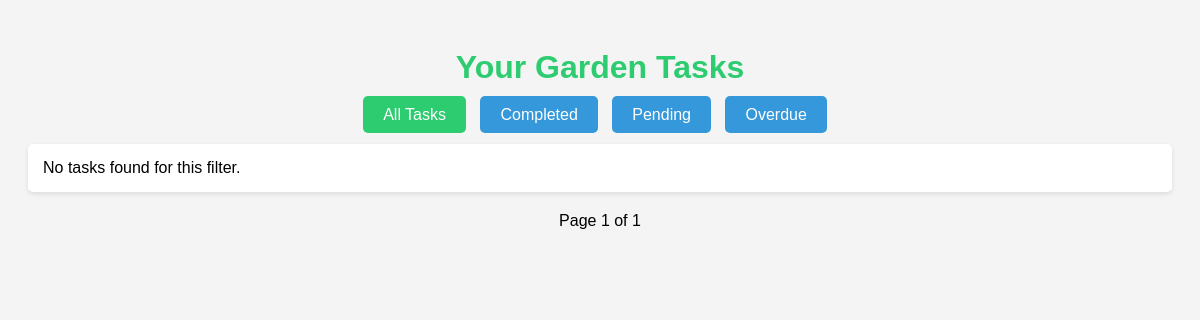
/planner/tasks/, run on an earlier commit of the app's database.
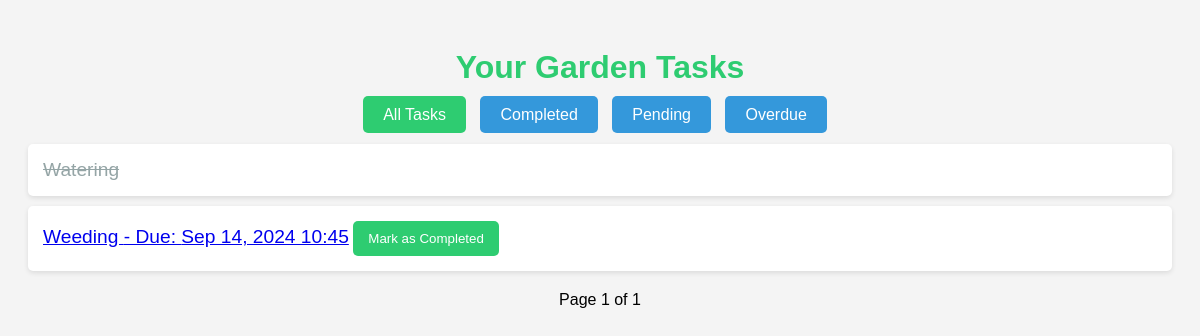
And on a later commit of the database.
### planner/models.py (models this page shows, shortened)
class Task(models.Model):
    name = models.CharField(max_length=100)  # Task name (e.g., "Water the roses")
    description = models.TextField(blank=True)  # Optional task description
    due_date = models.DateTimeField()  # Date and time the task is due
    completed = models.BooleanField(default=False)  # Field to track if the task is completed

### planner/views.py (the view)
# urls.py: path('tasks/', views.task_list, name='task_list'),  # Task list page
def task_list(request):
    status_filter = request.GET.get('status', 'all')  # Get the status filter from query string
    tasks = Task.objects.all()
    if status_filter == 'completed':
        tasks = tasks.filter(completed=True)
    elif status_filter == 'pending':
        tasks = tasks.filter(completed=False)
    elif status_filter == 'overdue':
        tasks = tasks.filter(due_date__lt=timezone.now(), completed=False)
    paginator = Paginator(tasks, 10)
    page_number = request.GET.get('page')
    tasks_page = paginator.get_page(page_number)
    if request.method == 'POST':
        task_id = request.POST.get('task_id')
        task = Task.objects.get(id=task_id)
        task.completed = True
        task.save()
        return redirect('task_list')
    return render(request, 'planner/task_list.html', {
        'tasks': tasks_page,
        'status_filter': status_filter
    })

### planner/templates/planner/task_list.html (shortened to what this page needs)
{% load static %}
<!DOCTYPE html>
<html lang="en">
<head>
    <link rel="stylesheet" href="{% static 'planner/css/task_list.css' %}">
</head>
<body>
    <h1>Your Garden Tasks</h1>
    <div class="filters">
        <a href="?status=all" class="{% if status_filter == 'all' %}active{% endif %}">All Tasks</a>
        <a href="?status=completed" class="{% if status_filter == 'completed' %}active{% endif %}">Completed</a>
        <a href="?status=pending" class="{% if status_filter == 'pending' %}active{% endif %}">Pending</a>
        <a href="?status=overdue" class="{% if status_filter == 'overdue' %}active{% endif %}">Overdue</a>
    </div>
    <ul class="task-list">
        {% for task in tasks %}
            <li>
                <form method="POST">
                    {% if task.completed %}
                        <a href="{% url 'task_detail_edit' task.id %}" class="task-name completed">{{ task.name }}</a>
                    {% else %}
                        <a href="{% url 'task_detail_edit' task.id %}" class="task-name">{{ task.name }} - Due: {{ task.due_date|date:"M d, Y H:i" }}</a>
                        <button type="submit" class="mark-completed-btn">Mark as Completed</button>
                    {% endif %}
                </form>
            </li>
        {% empty %}
            <li>No tasks found for this filter.</li>
        {% endfor %}
    </ul>
    <div class="pagination">
        <span class="step-links">
            <span class="current">
                Page {{ tasks.number }} of {{ tasks.paginator.num_pages }}
            </span>
        </span>
    </div>
</body>
</html>

What changed in the data, as far as the page shows it:
added Task: name "Watering"
added Task: name "Weeding", due_date "Sep 14, 2024 10:45"
Also different on the page:
text no longer shown: "No tasks found for this filter."
